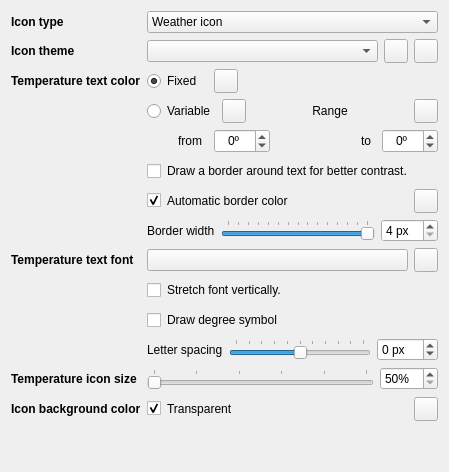
     <widget class="QWidget" name="tab_2">
      <attribute name="title">
       <string>Icon</string>
      </attribute>
      <layout class="QVBoxLayout" name="verticalLayout_8" stretch="0,0">
       <item>
        <layout class="QGridLayout" name="gridLayout_6" columnstretch="0,1">
         <item row="6" column="1">
          <layout class="QHBoxLayout" name="m_tempLayout11" stretch="0,1,0">
           <item>
            <widget class="QCheckBox" name="m_borderColor">
             <property name="text">
              <string/>
             </property>
             <property name="checked">
              <bool>true</bool>
             </property>
            </widget>
           </item>
           <item>
            <widget class="ClickableLabel" name="m_borderColorLabel">
             <property name="toolTip">
              <string>Select a border color automatically.</string>
             </property>
             <property name="text">
              <string>Automatic border color</string>
             </property>
            </widget>
           </item>
           <item>
            <widget class="QToolButton" name="m_borderColorButton">
             <property name="minimumSize">
              <size>
               <width>24</width>
               <height>24</height>
              </size>
             </property>
             <property name="toolTip">
              <string>Custom temperature icon border color.</string>
             </property>
             <property name="text">
              <string/>
             </property>
            </widget>
           </item>
          </layout>
         </item>
         <item row="3" column="1">
          <layout class="QHBoxLayout" name="m_tempLayout_2" stretch="0,0,1,0">
           <item>
            <widget class="QRadioButton" name="m_variable">
             <property name="minimumSize">
              <size>
               <width>61</width>
               <height>0</height>
              </size>
             </property>
             <property name="text">
              <string>Variable</string>
             </property>
            </widget>
           </item>
           <item>
            <widget class="QToolButton" name="m_minColor">
             <property name="minimumSize">
              <size>
               <width>24</width>
               <height>24</height>
              </size>
             </property>
             <property name="toolTip">
              <string>Click to change minimum value color...</string>
             </property>
             <property name="text">
              <string/>
             </property>
            </widget>
           </item>
           <item>
            <widget class="QLabel" name="m_range">
             <property name="sizePolicy">
              <sizepolicy hsizetype="Expanding" vsizetype="Preferred">
               <horstretch>0</horstretch>
               <verstretch>0</verstretch>
              </sizepolicy>
             </property>
             <property name="text">
              <string>Range</string>
             </property>
             <property name="scaledContents">
              <bool>true</bool>
             </property>
             <property name="alignment">
              <set>Qt::AlignCenter</set>
             </property>
            </widget>
           </item>
           <item>
            <widget class="QToolButton" name="m_maxColor">
             <property name="minimumSize">
              <size>
               <width>24</width>
               <height>24</height>
              </size>
             </property>
             <property name="toolTip">
              <string>Click to change maximum value color...</string>
             </property>
             <property name="text">
              <string/>
             </property>
            </widget>
           </item>
          </layout>
         </item>
         <item row="0" column="0">
          <widget class="QLabel" name="label_15">
           <property name="minimumSize">
            <size>
             <width>100</width>
             <height>0</height>
            </size>
           </property>
           <property name="font">
            <font>
             <weight>75</weight>
             <bold>true</bold>
            </font>
           </property>
           <property name="toolTip">
            <string>Type of tray icon to use.</string>
           </property>
           <property name="text">
            <string>Icon type</string>
           </property>
          </widget>
         </item>
         <item row="2" column="0">
          <widget class="QLabel" name="m_textColorLabel">
           <property name="minimumSize">
            <size>
             <width>0</width>
             <height>22</height>
            </size>
           </property>
           <property name="font">
            <font>
             <weight>75</weight>
             <bold>true</bold>
            </font>
           </property>
           <property name="toolTip">
            <string>Selects the temperature icon text color</string>
           </property>
           <property name="text">
            <string>Temperature text color</string>
           </property>
           <property name="wordWrap">
            <bool>true</bool>
           </property>
          </widget>
         </item>
         <item row="0" column="1">
          <widget class="QComboBox" name="m_trayIconType">
           <property name="toolTip">
            <string>Type of tray icon to use.</string>
           </property>
           <item>
            <property name="text">
             <string>Weather icon</string>
            </property>
           </item>
           <item>
            <property name="text">
             <string>Temperature icon</string>
            </property>
           </item>
           <item>
            <property name="text">
             <string>Weather &amp; temperature icon</string>
            </property>
           </item>
           <item>
            <property name="text">
             <string>Weather icon &amp; temperature icon</string>
            </property>
           </item>
          </widget>
         </item>
         <item row="8" column="0">
          <widget class="QLabel" name="m_textFontLabel">
           <property name="font">
            <font>
             <weight>75</weight>
             <bold>true</bold>
            </font>
           </property>
           <property name="toolTip">
            <string>Selects the temperature icon text font</string>
           </property>
           <property name="text">
            <string>Temperature text font</string>
           </property>
           <property name="wordWrap">
            <bool>true</bool>
           </property>
          </widget>
         </item>
         <item row="1" column="0">
          <widget class="QLabel" name="m_iconThemeLabel">
           <property name="minimumSize">
            <size>
             <width>100</width>
             <height>0</height>
            </size>
           </property>
           <property name="font">
            <font>
             <weight>75</weight>
             <bold>true</bold>
            </font>
           </property>
           <property name="toolTip">
            <string>Selects the icon theme.</string>
           </property>
           <property name="text">
            <string>Icon theme</string>
           </property>
          </widget>
         </item>
         <item row="4" column="1">
          <layout class="QHBoxLayout" name="m_tempLayout_3">
           <item>
            <widget class="QLabel" name="m_from">
             <property name="minimumSize">
              <size>
               <width>61</width>
               <height>0</height>
              </size>
             </property>
             <property name="text">
              <string>from</string>
             </property>
             <property name="alignment">
              <set>Qt::AlignRight|Qt::AlignTrailing|Qt::AlignVCenter</set>
             </property>
             <property name="indent">
              <number>6</number>
             </property>
            </widget>
           </item>
           <item>
            <widget class="QSpinBox" name="m_minSpinBox">
             <property name="minimumSize">
              <size>
               <width>0</width>
               <height>24</height>
              </size>
             </property>
             <property name="toolTip">
              <string>Minimum range value</string>
             </property>
             <property name="alignment">
              <set>Qt::AlignCenter</set>
             </property>
             <property name="suffix">
              <string>º</string>
             </property>
             <property name="minimum">
              <number>-200</number>
             </property>
             <property name="maximum">
              <number>200</number>
             </property>
            </widget>
           </item>
           <item>
            <widget class="QLabel" name="label_19">
             <property name="minimumSize">
              <size>
               <width>100</width>
               <height>0</height>
              </size>
             </property>
             <property name="text">
              <string>to</string>
             </property>
             <property name="alignment">
              <set>Qt::AlignRight|Qt::AlignTrailing|Qt::AlignVCenter</set>
             </property>
             <property name="indent">
              <number>5</number>
             </property>
            </widget>
           </item>
           <item>
            <widget class="QSpinBox" name="m_maxSpinBox">
             <property name="minimumSize">
              <size>
               <width>0</width>
               <height>24</height>
              </size>
             </property>
             <property name="toolTip">
              <string>Maximum range value</string>
             </property>
             <property name="alignment">
              <set>Qt::AlignCenter</set>
             </property>
             <property name="suffix">
              <string>º</string>
             </property>
             <property name="minimum">
              <number>-200</number>
             </property>
             <property name="maximum">
              <number>200</number>
             </property>
            </widget>
           </item>
          </layout>
         </item>
         <item row="12" column="1">
          <layout class="QHBoxLayout" name="m_tempLayout_7">
           <item>
            <widget class="QSlider" name="m_iconSize">
             <property name="toolTip">
              <string>Modifies the temperature icon size.</string>
             </property>
             <property name="minimum">
              <number>50</number>
             </property>
             <property name="maximum">
              <number>100</number>
             </property>
             <property name="orientation">
              <enum>Qt::Horizontal</enum>
             </property>
             <property name="tickPosition">
              <enum>QSlider::TicksAbove</enum>
             </property>
            </widget>
           </item>
           <item>
            <widget class="QSpinBox" name="m_iconSizeSpinbox">
             <property name="toolTip">
              <string>Modifies the temperature icon size.</string>
             </property>
             <property name="suffix">
              <string notr="true">%</string>
             </property>
             <property name="minimum">
              <number>50</number>
             </property>
             <property name="maximum">
              <number>100</number>
             </property>
            </widget>
           </item>
          </layout>
         </item>
         <item row="12" column="0">
          <widget class="QLabel" name="m_tempIconSizeLabel">
           <property name="minimumSize">
            <size>
             <width>0</width>
             <height>24</height>
            </size>
           </property>
           <property name="font">
            <font>
             <weight>75</weight>
             <bold>true</bold>
            </font>
           </property>
           <property name="toolTip">
            <string>Modifies the temperature icon size.</string>
           </property>
           <property name="text">
            <string>Temperature icon size</string>
           </property>
           <property name="wordWrap">
            <bool>true</bool>
           </property>
          </widget>
         </item>
         <item row="1" column="1">
          <layout class="QHBoxLayout" name="m_iconThemeLayout" stretch="1,0,0">
           <item>
            <widget class="QComboBox" name="m_trayIconTheme">
             <property name="toolTip">
              <string>Selects the icon theme.</string>
             </property>
             <property name="currentText">
              <string notr="true"/>
             </property>
            </widget>
           </item>
           <item>
            <widget class="QToolButton" name="m_iconThemeColor">
             <property name="minimumSize">
              <size>
               <width>24</width>
               <height>24</height>
              </size>
             </property>
             <property name="toolTip">
              <string>Changes icon theme color.</string>
             </property>
             <property name="text">
              <string notr="true"/>
             </property>
            </widget>
           </item>
           <item>
            <widget class="QToolButton" name="m_iconSummary">
             <property name="minimumSize">
              <size>
               <width>24</width>
               <height>24</height>
              </size>
             </property>
             <property name="toolTip">
              <string>Shows a summary of theme icons.</string>
             </property>
             <property name="text">
              <string notr="true"/>
             </property>
            </widget>
           </item>
          </layout>
         </item>
         <item row="10" column="1">
          <layout class="QHBoxLayout" name="m_tempLayout10" stretch="0,1">
           <item>
            <widget class="QCheckBox" name="m_drawDegree">
             <property name="minimumSize">
              <size>
               <width>0</width>
               <height>24</height>
              </size>
             </property>
             <property name="toolTip">
              <string>Draw the degree symbol in the temperature icon.</string>
             </property>
             <property name="text">
              <string/>
             </property>
            </widget>
           </item>
           <item>
            <widget class="ClickableLabel" name="m_drawDegreeLabel">
             <property name="toolTip">
              <string>Draw the degree symbol in the temperature icon.</string>
             </property>
             <property name="text">
              <string>Draw degree symbol</string>
             </property>
            </widget>
           </item>
          </layout>
         </item>
         <item row="5" column="1">
          <layout class="QHBoxLayout" name="m_tempLayout_4" stretch="0,1">
           <item>
            <widget class="QCheckBox" name="m_border">
             <property name="minimumSize">
              <size>
               <width>0</width>
               <height>24</height>
              </size>
             </property>
             <property name="maximumSize">
              <size>
               <width>16777215</width>
               <height>24</height>
              </size>
             </property>
             <property name="toolTip">
              <string>Draw a border around temperature icon text.</string>
             </property>
             <property name="text">
              <string/>
             </property>
            </widget>
           </item>
           <item>
            <widget class="ClickableLabel" name="m_borderLabel">
             <property name="toolTip">
              <string>Draw a border around temperature icon text.</string>
             </property>
             <property name="text">
              <string>Draw a border around text for better contrast.</string>
             </property>
             <property name="wordWrap">
              <bool>true</bool>
             </property>
            </widget>
           </item>
          </layout>
         </item>
         <item row="9" column="1">
          <layout class="QHBoxLayout" name="m_tempLayout_6" stretch="0,1">
           <item>
            <widget class="QCheckBox" name="m_stretch">
             <property name="minimumSize">
              <size>
               <width>0</width>
               <height>24</height>
              </size>
             </property>
             <property name="toolTip">
              <string>Stretches the font vertically to occupy all available space in the icon.</string>
             </property>
             <property name="text">
              <string/>
             </property>
            </widget>
           </item>
           <item>
            <widget class="ClickableLabel" name="m_stretchLabel">
             <property name="toolTip">
              <string>Stretches the font vertically to occupy all available space in the icon.</string>
             </property>
             <property name="text">
              <string>Stretch font vertically.</string>
             </property>
            </widget>
           </item>
          </layout>
         </item>
         <item row="2" column="1">
          <layout class="QHBoxLayout" name="m_tempLayout_1" stretch="0,0,1">
           <item>
            <widget class="QRadioButton" name="m_fixed">
             <property name="minimumSize">
              <size>
               <width>61</width>
               <height>0</height>
              </size>
             </property>
             <property name="text">
              <string>Fixed</string>
             </property>
             <property name="checked">
              <bool>true</bool>
             </property>
            </widget>
           </item>
           <item>
            <widget class="QToolButton" name="m_trayTempColor">
             <property name="minimumSize">
              <size>
               <width>24</width>
               <height>24</height>
              </size>
             </property>
             <property name="toolTip">
              <string>Click to change fixed color...</string>
             </property>
             <property name="text">
              <string/>
             </property>
            </widget>
           </item>
           <item>
            <spacer name="horizontalSpacer_2">
             <property name="orientation">
              <enum>Qt::Horizontal</enum>
             </property>
             <property name="sizeHint" stdset="0">
              <size>
               <width>40</width>
               <height>20</height>
              </size>
             </property>
            </spacer>
           </item>
          </layout>
         </item>
         <item row="8" column="1">
          <layout class="QHBoxLayout" name="m_tempLayout_5">
           <item>
            <widget class="QPushButton" name="m_fontButton">
             <property name="toolTip">
              <string>Selects the temperature icon text font</string>
             </property>
             <property name="styleSheet">
              <string notr="true">QPushButton { Text-align:left }</string>
             </property>
             <property name="text">
              <string/>
             </property>
            </widget>
           </item>
           <item>
            <widget class="QToolButton" name="m_fontPreview">
             <property name="minimumSize">
              <size>
               <width>24</width>
               <height>24</height>
              </size>
             </property>
             <property name="toolTip">
              <string>Preview of the temperature icon</string>
             </property>
             <property name="text">
              <string/>
             </property>
            </widget>
           </item>
          </layout>
         </item>
         <item row="11" column="1">
          <layout class="QHBoxLayout" name="m_tempLayout_9" stretch="0,1,0">
           <item>
            <widget class="QLabel" name="label_8">
             <property name="toolTip">
              <string>Modifies the space between characters in the temperatura icon.</string>
             </property>
             <property name="text">
              <string>Letter spacing</string>
             </property>
            </widget>
           </item>
           <item>
            <widget class="QSlider" name="m_spacingSlider">
             <property name="toolTip">
              <string>Modifies the space between characters in the temperature icon.</string>
             </property>
             <property name="minimum">
              <number>-25</number>
             </property>
             <property name="maximum">
              <number>25</number>
             </property>
             <property name="orientation">
              <enum>Qt::Horizontal</enum>
             </property>
             <property name="tickPosition">
              <enum>QSlider::TicksAbove</enum>
             </property>
             <property name="tickInterval">
              <number>5</number>
             </property>
            </widget>
           </item>
           <item>
            <widget class="QSpinBox" name="m_spacingSpinBox">
             <property name="toolTip">
              <string>Modifies the space between characters in the temperatura icon.</string>
             </property>
             <property name="suffix">
              <string> px</string>
             </property>
             <property name="minimum">
              <number>-25</number>
             </property>
             <property name="maximum">
              <number>25</number>
             </property>
            </widget>
           </item>
          </layout>
         </item>
         <item row="7" column="1">
          <layout class="QHBoxLayout" name="m_tempLayout_8">
           <item>
            <widget class="QLabel" name="m_borderWidthLabel">
             <property name="toolTip">
              <string>Width of the border around the text.</string>
             </property>
             <property name="text">
              <string>Border width</string>
             </property>
            </widget>
           </item>
           <item>
            <widget class="QSlider" name="m_borderWidth">
             <property name="toolTip">
              <string>Width of the border around the text.</string>
             </property>
             <property name="minimum">
              <number>4</number>
             </property>
             <property name="maximum">
              <number>32</number>
             </property>
             <property name="value">
              <number>32</number>
             </property>
             <property name="orientation">
              <enum>Qt::Horizontal</enum>
             </property>
             <property name="tickPosition">
              <enum>QSlider::TicksAbove</enum>
             </property>
             <property name="tickInterval">
              <number>2</number>
             </property>
            </widget>
           </item>
           <item>
            <widget class="QSpinBox" name="m_borderSpinBox">
             <property name="toolTip">
              <string>Width of the border around the text.</string>
             </property>
             <property name="suffix">
              <string> px</string>
             </property>
             <property name="minimum">
              <number>4</number>
             </property>
             <property name="maximum">
              <number>32</number>
             </property>
            </widget>
           </item>
          </layout>
         </item>
         <item row="13" column="0">
          <widget class="QLabel" name="label_16">
           <property name="font">
            <font>
             <weight>75</weight>
             <bold>true</bold>
            </font>
           </property>
           <property name="toolTip">
            <string>Tray icon background color.</string>
           </property>
           <property name="text">
            <string>Icon background color</string>
           </property>
           <property name="wordWrap">
            <bool>true</bool>
           </property>
          </widget>
         </item>
         <item row="13" column="1">
          <layout class="QHBoxLayout" name="horizontalLayout_16" stretch="0,1,0">
           <item>
            <widget class="QCheckBox" name="m_backgroundColor">
             <property name="text">
              <string/>
             </property>
             <property name="checked">
              <bool>true</bool>
             </property>
            </widget>
           </item>
           <item>
            <widget class="ClickableLabel" name="m_backgroundColorLabel">
             <property name="toolTip">
              <string>Sets the icons background as transparent.</string>
             </property>
             <property name="text">
              <string>Transparent</string>
             </property>
            </widget>
           </item>
           <item>
            <widget class="QToolButton" name="m_backgroundColorButton">
             <property name="minimumSize">
              <size>
               <width>24</width>
               <height>24</height>
              </size>
             </property>
             <property name="toolTip">
              <string>Custom icons background color.</string>
             </property>
             <property name="text">
              <string/>
             </property>
            </widget>
           </item>
          </layout>
         </item>
        </layout>
       </item>
       <item>
        <spacer name="verticalSpacer_3">
         <property name="orientation">
          <enum>Qt::Vertical</enum>
         </property>
         <property name="sizeHint" stdset="0">
          <size>
           <width>20</width>
           <height>40</height>
          </size>
         </property>
        </spacer>
       </item>
      </layout>
     </widget>
